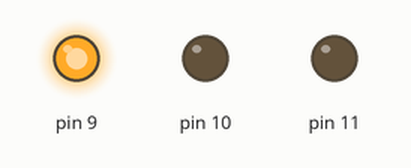
Recording of a sketch running on a simulated Arduino Uno, built with avr-gcc and run on an emulated ATmega328P. Parts: output pins drawn as LEDs (lit = HIGH).

Above: at 0.5 s.
At 1.5 s:
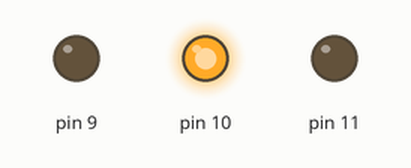
At 5.5 s:
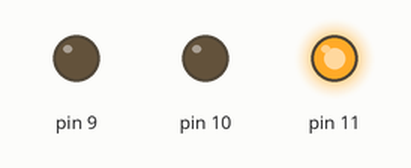
Timing chart, 0 to 6.9 s (numbered marks = the images above):
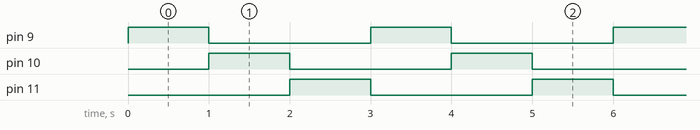

The sketch:

RGB_LED_Common_cathode.ino
```cpp
void setup() {
  pinMode(9,OUTPUT);
  pinMode(10,OUTPUT);
  pinMode(11,OUTPUT);
  // put your setup code here, to run once:

}

void loop()
{
  digitalWrite(9,HIGH);//on red
  digitalWrite(11,LOW);//off blue
  delay(1000);

 digitalWrite(10,HIGH);//on green
 digitalWrite(9,LOW);//off red
 delay(1000);

 digitalWrite(11,HIGH);//on blue
 digitalWrite(10,LOW); //off green
 delay(1000);
  // put your main code here,to run repeatedly:

}
```

Measured:
- by itself, pin 9–11: alternates HIGH for 1.0 s and LOW for 2.0 s
- by itself, everything shown: repeats every 3.0 s, in 3 steps
